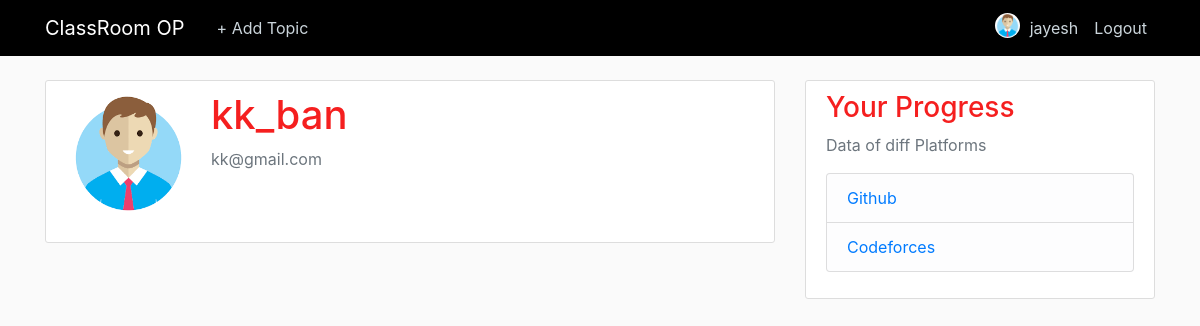
The app's page /19/user/ (signed in) with its own data.
### users/models.py (models this page shows, shortened)
class Profile(models.Model):
	user = models.OneToOneField(User, on_delete= models.CASCADE)
	image = models.ImageField(default = 'default.png', upload_to = 'profile_pics')

### users/views.py (the view)
# urls.py: path('<int:user_id>/user/', user_views.diffprofile , name = 'userop'),
@login_required
def diffprofile(request,user_id):
    id = request.user.id
    print(id)
    if id==user_id:
       return redirect('profile')
    else:
        if user_id != 1:
            user_id=user_id-11
        pro = get_object_or_404(Profile,pk=user_id)
        print(pro.user.username)
        return render(request, 'users/newpp.html',{'used':pro})

### users/templates/users/newpp.html
{% extends "users/home.html" %}
{% load crispy_forms_tags %}
{% block content %}
    <div class="content-section">
      <div class="media">
        <img class="rounded-circle account-img" src="{{ used.user.profile.image.url }}">
        <div class="media-body">
          <h2 class="account-heading">{{ used.user.username }}</h2>
          <p class="text-secondary">{{ used.user.email }}</p>
        </div>
      </div>
    </div>
{% endblock content %}

### users/templates/users/home.html (shortened to what this page needs)
{% load static %}
<!DOCTYPE html>
<html>
<head>
    <link rel="stylesheet" href="https://maxcdn.bootstrapcdn.com/bootstrap/4.0.0/css/bootstrap.min.css">
    <link rel="stylesheet" type="text/css" href="{% static 'users/main.css' %}">
</head>
<body>
	<header class="site-header">
  <nav class="navbar navbar-expand-md navbar-dark bg-steel fixed-top">
    <div class="container">
      <a class="navbar-brand mr-4" href="{% url 'userhome' %}">ClassRoom OP</a>
      <div class="collapse navbar-collapse" id="navbarToggle">
        <div class="navbar-nav mr-auto">
          {% if user.is_authenticated %}
          <a class="nav-item nav-link" href="{% url 'addtopic' %}">+ Add Topic</a>
          {% else %}
          <a class="nav-item nav-link" href="#">About</a>
          {% endif %}
        </div>
        <div class="navbar-nav">
          {% if user.is_authenticated %}
          <img class="rounded-circle article-img" src="{{ user.profile.image.url }}">
          <a class="nav-item nav-link" href="{% url 'profile' %}">{{ user.username }}</a>
          <a class="nav-item nav-link" href="{% url 'logout' %}">Logout</a>
          {% else %}
          <a class="nav-item nav-link" href="{% url 'login' %}">Login</a>
          <a class="nav-item nav-link" href="{% url 'register' %}">Register</a>
          {% endif %}
        </div>
      </div>
    </div>
  </nav>
</header>
<main role="main" class="container">
  <div class="row">
    <div class="col-md-8">
      {% block content %}{% endblock %}
    </div>
    <div class="col-md-4">
      <div class="content-section">
        <h3>Your Progress</h3>
        <p class='text-muted'>Data of diff Platforms
          <ul class="list-group">
            <li class="list-group-item list-group-item-light"><a href="/github">Github</a></li>
            <li class="list-group-item list-group-item-light"><a href="/cf">Codeforces</a></li>
          </ul>
        </p>
      </div>
    </div>
  </div>
</main>
</body>
</html>

### users/static/users/main.css (style rules this page uses)
body { background: #fafafa; color: #333333; margin-top: 5rem; }
h1, h2, h3, h4, h5, h6 { color: #f51f1f; }
ul { margin: 0; }
.bg-steel { background-color: #000000; }
.site-header .navbar-nav .nav-link { color: #cbd5db; }
.content-section { background: #ffffff; padding: 10px 20px; border: 1px solid #dddddd; border-radius: 3px; margin-bottom: 20px; }
.article-img { height: 25px; width: 25px; margin-top: 5px; margin-right: 2px; }
.account-img { height: 125px; width: 125px; margin-right: 20px; margin-bottom: 16px; }
.account-heading { font-size: 2.5rem; }

### records on screen
Profile: user.profile.image (placeholder picture), user.username "kk_ban", user.email "kk@gmail.com"

### other values on screen
{{ user.username }} "jayesh"
